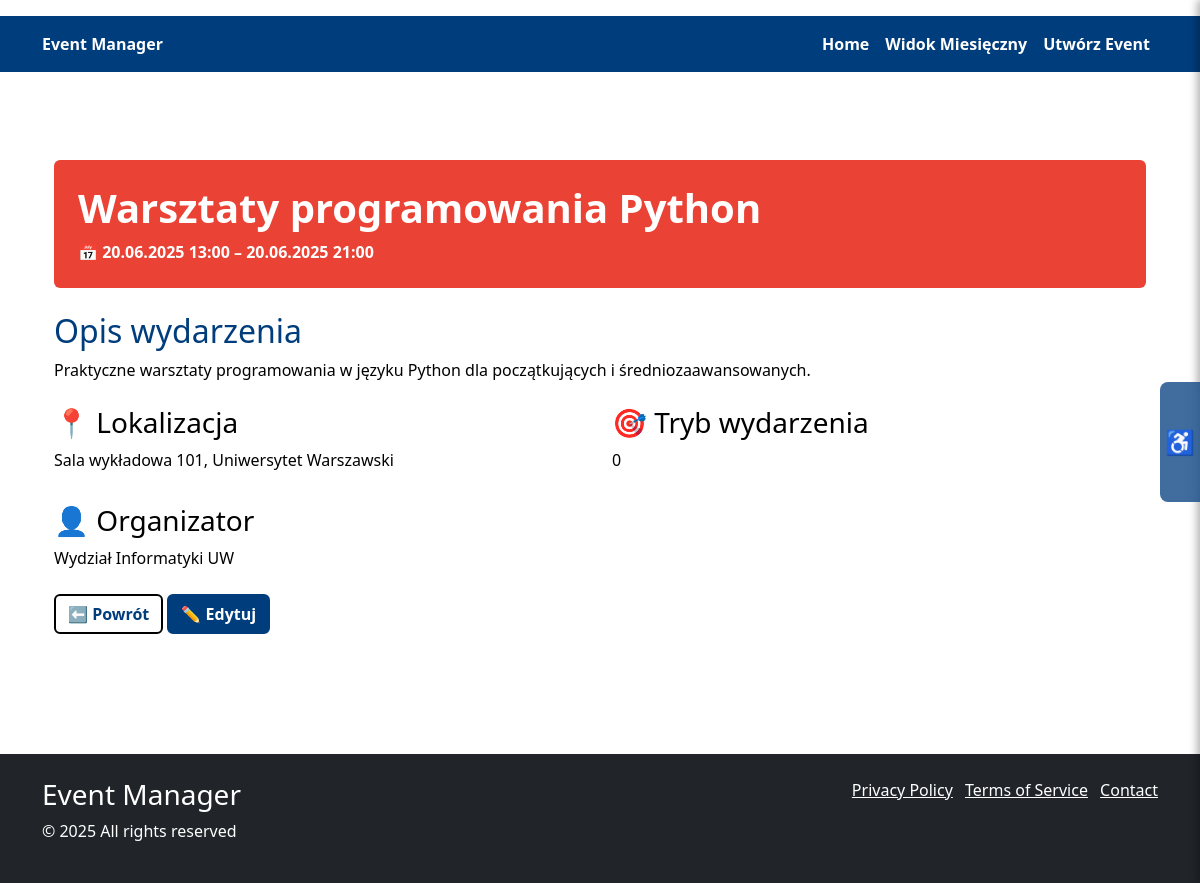
The app's page /events/2/ with its own data.
### events/models.py (models this page shows, shortened)
class Event(models.Model):
    MODE_CHOICES = (
        ('remote', _('Remote')),
        ('in_person', _('In Person')),
    )
    name = models.CharField(_('Name'), max_length=200)
    description = models.TextField(_('Description'))
    start_date = models.DateTimeField(_('Start Date'))
    end_date = models.DateTimeField(_('End Date'))
    location = models.CharField(_('Location'), max_length=200)
    mode = models.CharField(_('Mode'), max_length=10, choices=MODE_CHOICES, default='in_person')
    organizer = models.CharField(_('Organizer'), max_length=200)
    color = ColorField(_('Calendar Color'), default='#003d7c')
    capacity = models.PositiveIntegerField(_('Capacity'), validators=[MinValueValidator(1)])
    registered = models.PositiveIntegerField(_('Registered Participants'), default=0)
    created_at = models.DateTimeField(_('Created At'), auto_now_add=True)
    updated_at = models.DateTimeField(_('Updated At'), auto_now=True)
    class Meta:
        verbose_name = _('Event')
        verbose_name_plural = _('Events')
        ordering = ['start_date']

### events/views.py (the view)
# urls.py: path('events/<int:pk>/', views.EventDetailView.as_view(), name='event_detail'),
class EventDetailView(DetailView):
    model = Event
    template_name = 'events/event_detail.html'
    context_object_name = 'event'

### templates/events/event_detail.html
{% extends "base.html" %}
{% block content %}
<section class="py-5">
    <div class="container">
        <div class="p-4 mb-4 text-white rounded" style="background-color: {{ event.color }};">
            <h1 class="display-5 fw-bold">{{ event.name }}</h1>
            <p class="mb-0">
                <strong>📅 {{ event.start_date|date:"d.m.Y H:i" }} – {{ event.end_date|date:"d.m.Y H:i" }}</strong>
            </p>
        </div>
        <div class="mb-4">
            <h2 class="h4" style="color:#003d7c;">Opis wydarzenia</h2>
            <p>{{ event.description }}</p>
        </div>
        <div class="row">
            <div class="col-md-6">
                <h3 class="h5">📍 Lokalizacja</h3>
                <p>{{ event.location }}</p>
            </div>
            {% if event.mode %}
            <div class="col-md-6">
                <h3 class="h5">🎯 Tryb wydarzenia</h3>
                <p>{{ event.get_mode_display }}</p>
            </div>
            {% endif %}
        </div>
        <div class="mt-3">
            <h3 class="h5">👤 Organizator</h3>
            <p>{{ event.organizer }}</p>
        </div>
        <div class="mt-4">
            <a href="{% url 'index' %}" class="btn btn-back">⬅ Powrót</a>
<a href="{% url 'event_update' event.pk %}" class="btn btn-edit">✏️ Edytuj</a>
        </div>
    </div>
</section>
{% endblock %}

### static/ownassets/css/styles.css (style rules this page uses)
:root { --bg-color: #ffffff; --text-color: #000000; --link-color: #003d7c; --btn-bg: #003d7c; --btn-text: #ffffff; }
html, body { height: 100%; margin: 0; display: flex; flex-direction: column; }
body { background-color: var(--bg-color) !important; color: var(--text-color) !important; }
a { color: var(--link-color) !important; }
.btn { font-weight: bold; }
.btn-back { background-color: #ffffff; color: #000000; border: 2px solid #000000; font-weight: bold; transition: background-color 0.2s ease; }
.btn-edit { background-color: #003d7c !important; color: #ffffff !important; border: 2px solid #003d7c !important; font-weight: bold; transition: background-color 0.2s ease; }
html { font-size: 100%; }
h1, .display-4 { font-size: 2.5rem !important; }
h2 { font-size: 2rem !important; }
h3 { font-size: 1.75rem !important; }
h6, p, a, li, .btn, label, input, select, textarea { font-size: 1rem !important; }

### records on screen
Event: name "Warsztaty programowania Python", start_date "20.06.2025 13:00", end_date "20.06.2025 21:00", description "Praktyczne warsztaty programowania w języku Python dla początkujących i średniozaawansowanych.", location "Sala wykładowa 101, Uniwersytet Warszawski", mode "0", organizer "Wydział Informatyki UW"
